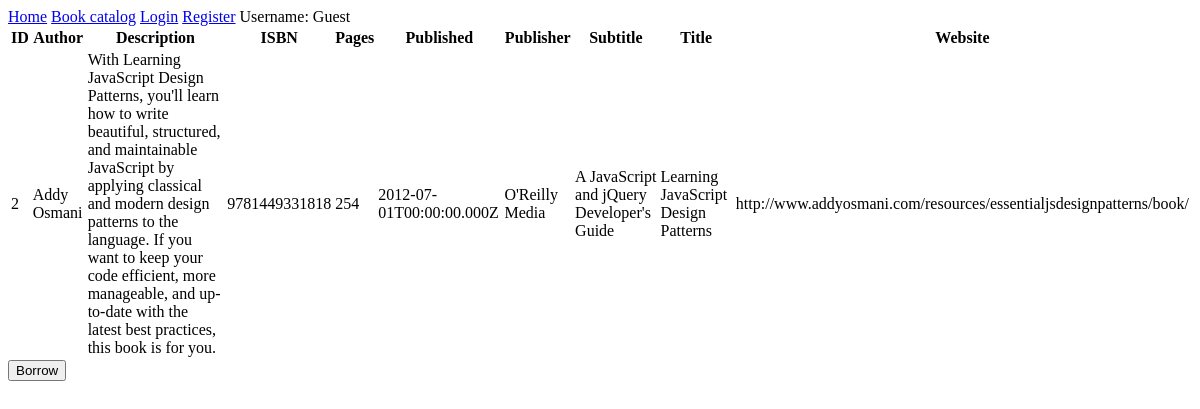
/catalog/books/2, run on an earlier commit of the app's database.
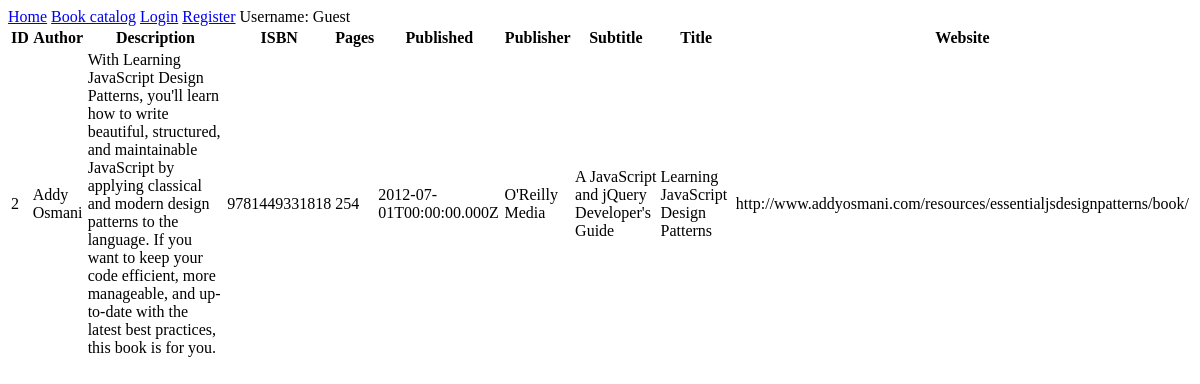
And on a later commit of the database.
### routes.py (the view)
@app.route('/catalog/books/<int:book_id>')
def book(book_id):
    db_session = get_session()
    mybook = db_session.query(Book).filter(Book.id == book_id).one()
    context = get_default_context()
    context['book'] = mybook
    return render_template('book.html', **context)

### routes.py (called while the page is built)
def get_default_context():
    permission_lvl = get_user_auth_lvl()
    context = {'permission_lvl': permission_lvl,
               'user_id': get_user_id(),
               'username': get_username()}
    return context

def get_username():
    if session:
        return session['username']
    return None

def get_user_id():
    if session:
        return session['user_id']
    return None

def get_user_auth_lvl():
    if not session:
        return 3
    db_session = get_session()
    user_data = db_session.query(User) \
                .filter(User.username == session['username']) \
                .one()
    return user_data.permission_lvl

def get_session(echo=True):
    engine = create_engine('sqlite:///db/database.db', echo=echo)
    db_session = sessionmaker(bind=engine)
    return db_session()

### templates/book.html (shortened to what this page needs)
{% extends 'layout.html' %}
{% block content %}
<table>
  <tr>
    <th>ID</th>
    <th>Author</th>
    <th>Description</th>
    <th>ISBN</th>
    <th>Pages</th>
    <th>Published</th>
    <th>Publisher</th>
    <th>Subtitle</th>
    <th>Title</th>
    <th>Website</th>
  </tr>
  <tr>
    <td>{{ book['id'] }}</td>
    <td>{{ book['author'] }}</td>
    <td>{{ book['description'] }}</td>
    <td>{{ book['isbn'] }}</td>
    <td>{{ book['pages'] }}</td>
    <td>{{ book['published'] }}</td>
    <td>{{ book['publisher'] }}</td>
    <td>{{ book['subtitle'] }}</td>
    <td>{{ book['title'] }}</td>
    <td>{{ book['website'] }}</td>
  </tr>
</table>
{% if book['user_id'] == None %}
<form action="/catalog/books/borrow" method="POST">
  <button name="borrow_book_id" type="submit" value="{{ book['id'] }}">Borrow</button>
</form>
{% elif book['user_id'] == user_id %}
<form action="/catalog/books/return" method="POST">
  <button name="return_book_id" type="submit" value="{{ book['id'] }}">Return</button>
</form>
{% endif %}
{% endblock %}

What changed in the data, as far as the page shows it:
changed Book "Addy Osmani": user_id empty → 2 (drawn)
Also different on the page:
text no longer shown: "Borrow"
